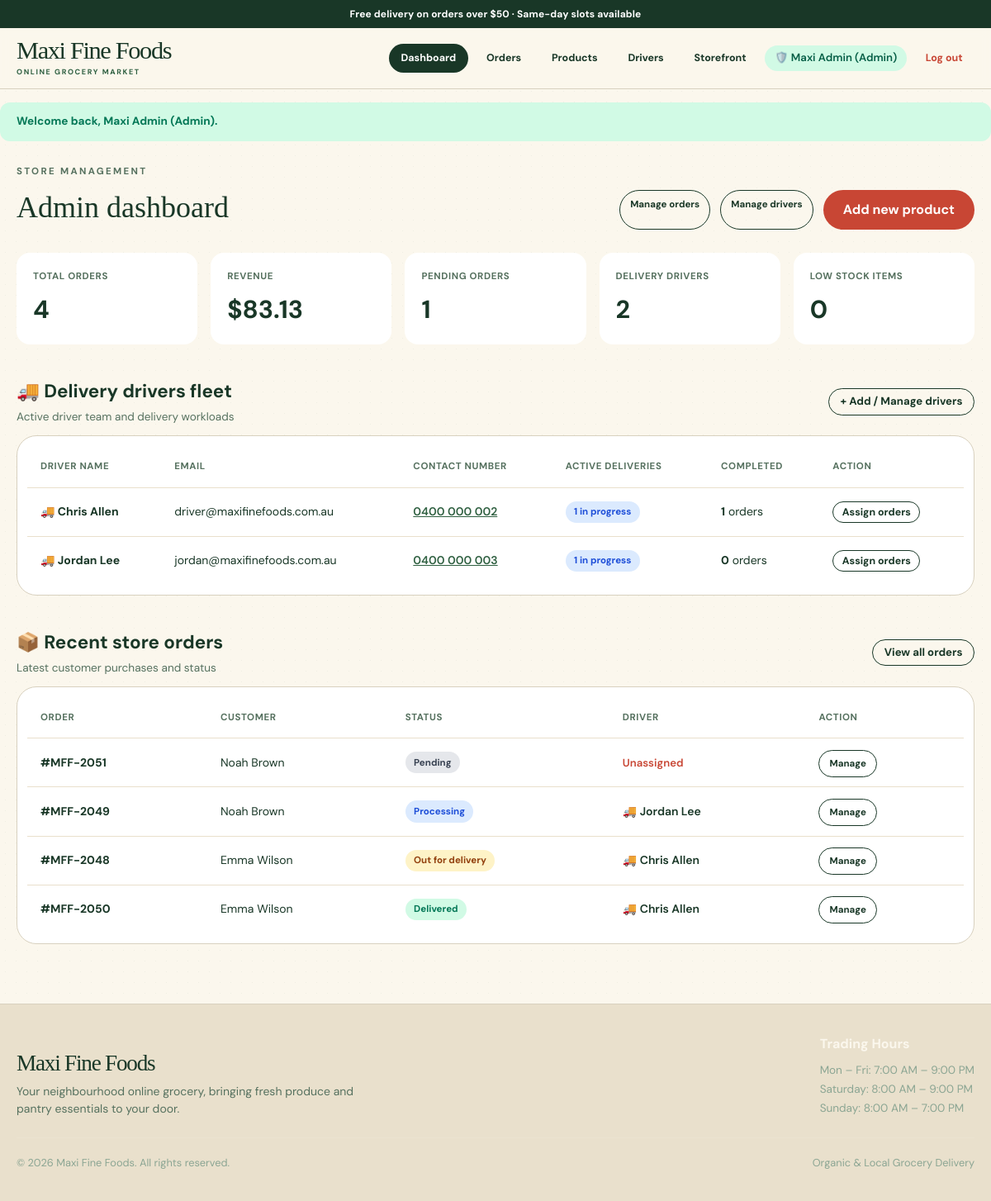
Page /admin/dashboard.php (signed in) on the committed database.
### tables this page shows
CREATE TABLE users (
    id INT AUTO_INCREMENT PRIMARY KEY,
    name VARCHAR(120) NOT NULL,
    email VARCHAR(190) NOT NULL UNIQUE,
    password_hash VARCHAR(255) NOT NULL,
    role ENUM('customer', 'admin', 'delivery') NOT NULL DEFAULT 'customer',
    contact_number VARCHAR(40) NULL,
    created_at DATETIME NOT NULL DEFAULT CURRENT_TIMESTAMP
);

CREATE TABLE orders (
    id INT AUTO_INCREMENT PRIMARY KEY,
    user_id INT NULL,
    customer_name VARCHAR(160) NOT NULL,
    contact_number VARCHAR(40) NOT NULL,
    delivery_address VARCHAR(255) NOT NULL,
    delivery_instructions TEXT NULL,
    payment_method ENUM('cash_on_delivery', 'credit_card', 'paypal') NOT NULL DEFAULT 'cash_on_delivery',
    subtotal DECIMAL(10,2) NOT NULL,
    tax DECIMAL(10,2) NOT NULL,
    total DECIMAL(10,2) NOT NULL,
    status ENUM('pending', 'processing', 'out_for_delivery', 'delivered', 'cancelled') NOT NULL DEFAULT 'pending',
    driver VARCHAR(120) NULL,
    created_at DATETIME NOT NULL DEFAULT CURRENT_TIMESTAMP,
    FOREIGN KEY (user_id) REFERENCES users(id) ON DELETE SET NULL
);

### includes/session.php (called while the page is built, shortened)
<?php
function mff_money(float $n): string
{
    return '$' . number_format($n, 2);
}

### public/admin/dashboard.php (the view, shortened to what this page needs)
<?php
require_once __DIR__ . '/../../includes/session.php';
$pdo = mff_db();
if ($pdo !== null) {
    $orders = $pdo->query('SELECT * FROM orders ORDER BY created_at DESC LIMIT 10')->fetchAll();
    $totalOrders = (int) $pdo->query('SELECT COUNT(*) FROM orders')->fetchColumn();
    $totalRevenue = (float) $pdo->query('SELECT COALESCE(SUM(total), 0) FROM orders WHERE status != "cancelled"')->fetchColumn();
    $pendingOrders = (int) $pdo->query('SELECT COUNT(*) FROM orders WHERE status = "pending"')->fetchColumn();
    $lowStock = (int) $pdo->query('SELECT COUNT(*) FROM products WHERE stock <= low_stock_threshold')->fetchColumn();
    $drivers = $pdo->query("
        SELECT u.id, u.name, u.email, u.contact_number, u.created_at,
               (SELECT COUNT(*) FROM orders o WHERE o.driver = u.name AND o.status IN ('processing', 'out_for_delivery')) AS active_deliveries,
               (SELECT COUNT(*) FROM orders o WHERE o.driver = u.name AND o.status = 'delivered') AS completed_deliveries
        FROM users u
        WHERE u.role = 'delivery'
        ORDER BY u.name ASC
    ")->fetchAll();
    $totalDrivers = count($drivers);
}
$statusLabels = [
    'pending' => 'Pending', 'processing' => 'Processing',
    'out_for_delivery' => 'Out for delivery', 'delivered' => 'Delivered', 'cancelled' => 'Cancelled',
];
require __DIR__ . '/../../includes/header.php';
?>
<div style="display:flex;flex-wrap:wrap;align-items:flex-end;justify-content:space-between;gap:1.25rem;">
  <div>
    <p class="section-eyebrow">Store management</p>
    <h1 class="section-title">Admin dashboard</h1>
  </div>
  <div style="display:flex;gap:.75rem;flex-wrap:wrap;">
    <a href="<?= BASE_URL ?>/admin/manage_orders.php" class="btn-outline">Manage orders</a>
    <a href="<?= BASE_URL ?>/admin/manage_drivers.php" class="btn-outline">Manage drivers</a>
    <a href="<?= BASE_URL ?>/admin/manage_products.php" class="btn-tomato">Add new product</a>
  </div>
</div>
<div class="stat-grid" style="grid-template-columns:repeat(auto-fit, minmax(180px, 1fr));">
  <div class="stat-card"><p class="stat-card__label">Total orders</p><p class="stat-card__value"><?= number_format($totalOrders) ?></p></div>
  <div class="stat-card"><p class="stat-card__label">Revenue</p><p class="stat-card__value"><?= mff_money($totalRevenue) ?></p></div>
  <div class="stat-card"><p class="stat-card__label">Pending orders</p><p class="stat-card__value"><?= number_format($pendingOrders) ?></p></div>
  <div class="stat-card"><p class="stat-card__label">Delivery drivers</p><p class="stat-card__value"><?= number_format($totalDrivers) ?></p></div>
  <div class="stat-card"><p class="stat-card__label">Low stock items</p><p class="stat-card__value"><?= number_format($lowStock) ?></p></div>
</div>
<div style="display:flex;justify-content:space-between;align-items:center;margin-top:2.5rem;margin-bottom:0.75rem;">
  <div>
    <h2 style="font-size:1.4rem;font-weight:700;margin:0;color:var(--ink);">🚚 Delivery drivers fleet</h2>
    <p style="font-size:0.85rem;color:#56715f;margin:0.25rem 0 0;">Active driver team and delivery workloads</p>
  </div>
  <a href="<?= BASE_URL ?>/admin/manage_drivers.php" class="btn-outline" style="font-size:0.825rem;padding:0.35rem 0.85rem;">+ Add / Manage drivers</a>
</div>
<div class="data-table-wrap" style="margin-top:0.5rem;">
  <table class="data-table">
    <thead>
      <tr>
        <th>Driver name</th>
        <th>Email</th>
        <th>Contact number</th>
        <th>Active deliveries</th>
        <th>Completed</th>
        <th>Action</th>
      </tr>
    </thead>
    <tbody>
      <?php if (empty($drivers)): ?>
        <tr><td colspan="6" style="text-align:center;color:#56715f;padding:2rem;">No delivery drivers registered yet. <a href="<?= BASE_URL ?>/admin/manage_drivers.php" style="color:var(--tomato);font-weight:700;">Add a driver</a></td></tr>
      <?php else: ?>
        <?php foreach ($drivers as $driver): ?>
          <tr>
            <td style="font-weight:700;">
              <span style="display:inline-flex;align-items:center;gap:0.4rem;">
                🚚 <?= htmlspecialchars($driver['name']) ?>
              </span>
            </td>
            <td><?= htmlspecialchars($driver['email']) ?></td>
            <td>
              <?php if (!empty($driver['contact_number'])): ?>
                <a href="tel:<?= htmlspecialchars(preg_replace('/\s+/', '', $driver['contact_number'])) ?>" style="font-weight:600;color:var(--leaf);text-decoration:underline;">
                  <?= htmlspecialchars($driver['contact_number']) ?>
                </a>
              <?php else: ?>
                <span style="color:#8ba593;">—</span>
              <?php endif; ?>
            </td>
            <td>
              <?php if ((int)$driver['active_deliveries'] > 0): ?>
                <span class="status status-processing" style="font-weight:700;"><?= (int)$driver['active_deliveries'] ?> in progress</span>
              <?php else: ?>
                <span class="status status-instock" style="background:#e8ede9;color:#56715f;">Available</span>
              <?php endif; ?>
            </td>
            <td><strong><?= (int)$driver['completed_deliveries'] ?></strong> orders</td>
            <td>
              <a href="<?= BASE_URL ?>/admin/manage_orders.php" class="btn-outline" style="font-size:0.775rem;padding:0.25rem 0.65rem;">Assign orders</a>
            </td>
          </tr>
        <?php endforeach; ?>
      <?php endif; ?>
    </tbody>
  </table>
</div>
<div style="display:flex;justify-content:space-between;align-items:center;margin-top:2.5rem;margin-bottom:0.75rem;">
  <div>
    <h2 style="font-size:1.4rem;font-weight:700;margin:0;color:var(--ink);">📦 Recent store orders</h2>
    <p style="font-size:0.85rem;color:#56715f;margin:0.25rem 0 0;">Latest customer purchases and status</p>
  </div>
  <a href="<?= BASE_URL ?>/admin/manage_orders.php" class="btn-outline" style="font-size:0.825rem;padding:0.35rem 0.85rem;">View all orders</a>
</div>
<div class="data-table-wrap" style="margin-top:0.5rem;">
  <table class="data-table">
    <thead><tr><th>Order</th><th>Customer</th><th>Status</th><th>Driver</th><th>Action</th></tr></thead>
    <tbody>
      <?php foreach ($orders as $order): ?>
        <tr>
          <td style="font-weight:700;">#MFF-<?= (int) $order['id'] ?></td>
          <td><?= htmlspecialchars($order['customer_name']) ?></td>
          <td><span class="status status-<?= htmlspecialchars($order['status']) ?>"><?= htmlspecialchars($statusLabels[$order['status']] ?? $order['status']) ?></span></td>
          <td>
            <?php if (!empty($order['driver'])): ?>
              <span style="font-weight:600;color:var(--ink);">🚚 <?= htmlspecialchars($order['driver']) ?></span>
            <?php else: ?>
              <span style="color:#c84634;font-size:0.825rem;font-weight:600;">Unassigned</span>
            <?php endif; ?>
          </td>
          <td><a href="<?= BASE_URL ?>/admin/manage_orders.php?id=<?= (int) $order['id'] ?>" class="btn-outline">Manage</a></td>
        </tr>
      <?php endforeach; ?>
    </tbody>
  </table>
</div>
<?php require __DIR__ . '/../../includes/footer.php'; ?>

### public/assets/style.css (style rules this page uses)
:root { --ink: #193727; --leaf: #2f6041; --cream: #fbf7ed; --tomato: #c84634; --tomato-hover: #b03a29; --oat: #e9e0cc; --gold: #e6b94d; --line: #d8d1bf; }
* { box-sizing: border-box; }
body { margin: 0; color: var(--ink); font-family: "DM Sans", sans-serif; background-color: var(--cream); background-image: radial-gradient(rgba(47, 96, 65, .055) .7px, transparent .7px); background-size: 13px 13px; }
a { color: inherit; text-decoration: none; }
.btn-tomato { display: inline-flex; align-items: center; gap: .5rem; border-radius: 999px; padding: .75rem 1.5rem; font-weight: 700; background: var(--tomato); color: #fff; transition: .15s; }
.section-eyebrow { font-size: .72rem; font-weight: 700; text-transform: uppercase; letter-spacing: .2em; color: #56715f; }
.section-title { font-family: "Playfair Display", serif; margin-top: .5rem; font-size: 2.25rem; }
.status { display: inline-flex; align-items: center; border-radius: 999px; padding: .28rem .65rem; font-size: .72rem; font-weight: 700; }
.status-pending { background: #e5e7eb; color: #374151; }
.status-processing { background: #dbeafe; color: #1d4ed8; }
.status-out_for_delivery { background: #fef3c7; color: #92400e; }
.status-delivered { background: #d1fae5; color: #047857; }
.data-table-wrap { margin-top: 1.75rem; overflow-x: auto; border-radius: 1.5rem; border: 1px solid var(--line); background: #fff; padding: .75rem; }
.data-table { width: 100%; min-width: 45rem; text-align: left; font-size: .875rem; border-collapse: collapse; }
.data-table thead { font-size: .72rem; text-transform: uppercase; letter-spacing: .05em; color: #56715f; }
.data-table th, .data-table td { padding: 1rem; }
.data-table tbody tr { border-top: 1px solid var(--oat); }
.btn-outline { border: 1px solid var(--ink); border-radius: 999px; padding: .5rem .75rem; font-size: .72rem; font-weight: 700; }
.stat-grid { margin-top: 1.75rem; display: grid; grid-template-columns: 1fr; gap: 1rem; }
@media (min-width: 640px) { .stat-grid { grid-template-columns: 1fr 1fr; } }
@media (min-width: 1024px) { .stat-grid { grid-template-columns: repeat(4, 1fr); } }
.stat-card { border-radius: 1rem; background: #fff; padding: 1.25rem; }
.stat-card__label { font-size: .72rem; font-weight: 700; text-transform: uppercase; letter-spacing: .05em; color: #56715f; }
.stat-card__value { margin-top: .5rem; font-size: 1.9rem; font-weight: 700; }

### rows in the picture
users: name "Chris Allen", email "driver@maxifinefoods.com.au", contact_number "0400 000 002", active_deliveries "1", completed_deliveries "1"
users: name "Jordan Lee", email "jordan@maxifinefoods.com.au", contact_number "0400 000 003", active_deliveries "1", completed_deliveries "0"
orders: id "2051", customer_name "Noah Brown", status "Pending", shows "Unassigned"
orders: id "2049", customer_name "Noah Brown", status "Processing", driver "Jordan Lee"
orders: id "2048", customer_name "Emma Wilson", status "Out for delivery", driver "Chris Allen"
orders: id "2050", customer_name "Emma Wilson", status "Delivered", driver "Chris Allen"

### other values in the picture
$_SESSION['user_name'] "Maxi Admin"
$flash['message'] "Welcome back, Maxi Admin (Admin)."
$totalOrders "4"
mff_money($totalRevenue) "$83.13"
$pendingOrders "1"
$totalDrivers "2"
$lowStock "0"
